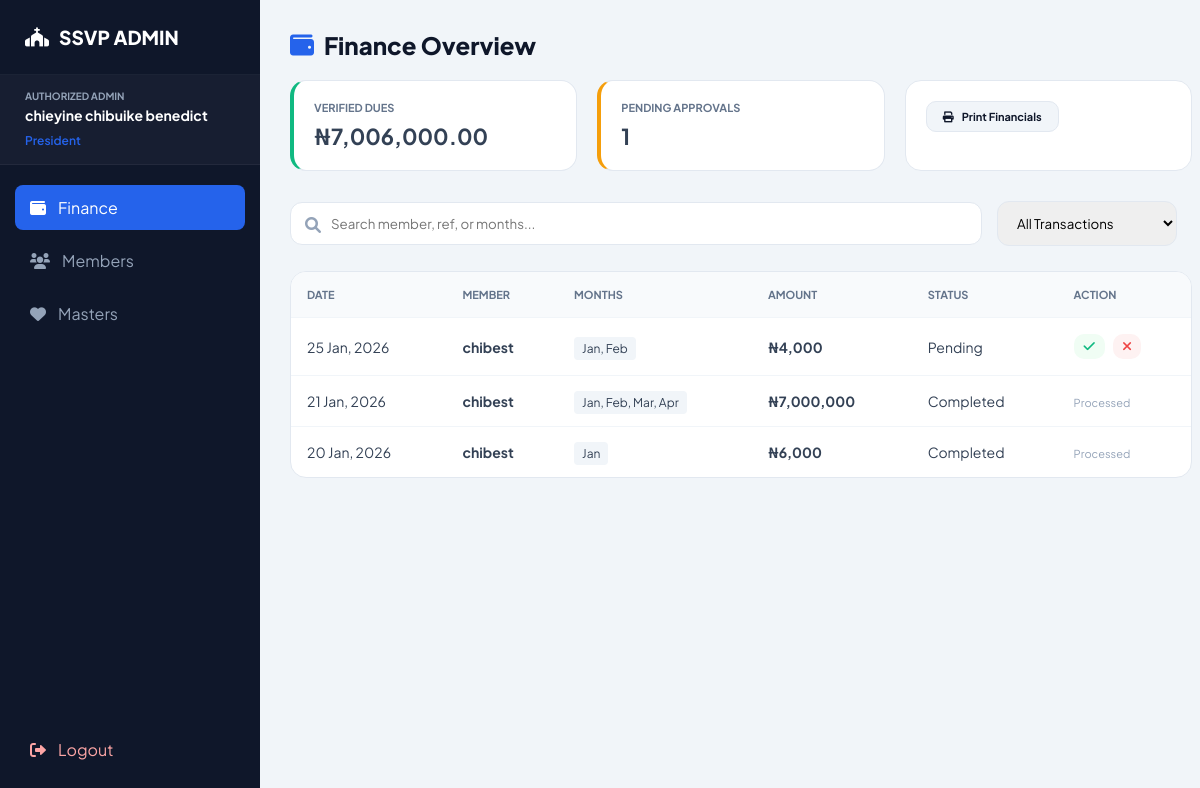
Screenshot of /admin/dashboard (signed in) with the database file from the repository.
### app.py (models this page shows)
class Admin(db.Model):
    __tablename__ = 'admins'
    id = db.Column(db.Integer, primary_key=True)
    fullname = db.Column(db.String(100), nullable=False)
    email = db.Column(db.String(120), unique=True, nullable=False)
    position = db.Column(db.String(50), nullable=False)
    phone = db.Column(db.String(20), nullable=False)
    birthday = db.Column(db.String(20), nullable=False)
    relationship_status = db.Column(db.String(30), nullable=False)
    address = db.Column(db.String(200), nullable=False)
    state = db.Column(db.String(50), nullable=False)
    lga = db.Column(db.String(50), nullable=False)
    password = db.Column(db.String(200), nullable=False)

class Payment(db.Model):
    __tablename__ = 'payments'
    id = db.Column(db.Integer, primary_key=True)
    member_id = db.Column(db.Integer, db.ForeignKey('members.id'), nullable=False)
    amount = db.Column(db.Float, nullable=False)
    months_paid = db.Column(db.String(200), nullable=False)
    payment_date = db.Column(db.String(20), nullable=False)
    reference = db.Column(db.String(100), nullable=False)
    receipt_filename = db.Column(db.String(255), nullable=True) # New column
    status = db.Column(db.String(20), default="Pending")

class Member(db.Model):
    __tablename__ = 'members'
    id = db.Column(db.Integer, primary_key=True)
    fullname = db.Column(db.String(100), nullable=False)
    email = db.Column(db.String(120), unique=True, nullable=False)
    phone = db.Column(db.String(20), nullable=False)
    password = db.Column(db.String(200), nullable=False)
    payments = db.relationship('Payment', backref='member', cascade="all, delete-orphan", lazy=True)

### app.py (the view)
@app.route('/admin/dashboard')
@admin_required
def admin_dashboard():
    current_admin = db.session.get(Admin, session['admin_id'])
    all_members = Member.query.all()
    all_payments = Payment.query.order_by(Payment.id.desc()).all()
    all_masters = Master.query.order_by(Master.id.desc()).all()
    total_collected = db.session.query(func.sum(Payment.amount))\
        .filter(Payment.status == 'Completed').scalar() or 0
    pending_count = Payment.query.filter_by(status='Pending').count()
    masters_count = Master.query.count()
    return render_template(
        'admindashboard.html',
        admin=current_admin,
        members=all_members,
        payments=all_payments,
        masters=all_masters,
        total_collected=total_collected,
        pending_count=pending_count,
        masters_count=masters_count
    )

### app.py (called while the page is built)
def admin_required(f):
    @wraps(f)
    def decorated_function(*args, **kwargs):
        if not session.get('is_admin'):
            flash('Unauthorized Access. Admins Only.', 'error')
            return redirect(url_for('admin_login_page'))
        return f(*args, **kwargs)
    return decorated_function

### templates/admindashboard.html (shortened to what this page needs)
<!DOCTYPE html>
<html lang="en">
<head>
    <link href="https://cdnjs.cloudflare.com/ajax/libs/font-awesome/6.0.0/css/all.min.css" rel="stylesheet">
</head>
<body>
    <aside class="sidebar" id="sidebar">
        <div class="sidebar-brand">
            <i class="fas fa-church"></i> <span>SSVP ADMIN</span>
        </div>
        <div class="admin-profile-card">
            <p>Authorized Admin</p>
            <h4>{{ admin.fullname }}</h4>
            <span style="color: var(--primary); font-size: 12px; font-weight: 600;">{{ admin.position|capitalize }}</span>
        </div>
        <ul class="nav-links">
            <a href="javascript:void(0)" onclick="showSection('finance')" class="nav-item active" id="nav-finance"><i class="fas fa-wallet"></i> <span>Finance</span></a>
            <a href="javascript:void(0)" onclick="showSection('members')" class="nav-item" id="nav-members"><i class="fas fa-users"></i> <span>Members</span></a>
            <a href="javascript:void(0)" onclick="showSection('masters')" class="nav-item" id="nav-masters"><i class="fas fa-heart"></i> <span>Masters</span></a>
        </ul>
        <div style="padding: 20px 15px;">
            <a href="{{ url_for('admin_logout') }}" class="nav-item" style="color: #fca5a5;">
                <i class="fas fa-sign-out-alt"></i> <span>Logout</span>
            </a>
        </div>
    </aside>
    <div class="main-wrapper">
        <main class="main-content">
            <section id="finance-section">
                <div class="section-title">
                    <i class="fas fa-wallet" style="color: var(--primary);"></i> Finance Overview
                </div>
                <div class="summary-grid">
                    <div class="stat-card" style="border-left: 4px solid var(--success);">
                        <p style="font-size: 11px; color: #64748b; font-weight: 700; text-transform: uppercase;">Verified Dues</p>
                        <h2 style="font-size: 22px; margin-top: 8px;">₦{{ "{:,.2f}".format(total_collected|default(0)) }}</h2>
                    </div>
                    <div class="stat-card" style="border-left: 4px solid var(--warning);">
                        <p style="font-size: 11px; color: #64748b; font-weight: 700; text-transform: uppercase;">Pending Approvals</p>
                        <h2 style="font-size: 22px; margin-top: 8px;">{{ pending_count|default(0) }}</h2>
                    </div>
                    <div class="stat-card">
                        <button class="btn btn-view" onclick="printTable('financeTable', 'Financial Report')"><i class="fas fa-print"></i> Print Financials</button>
                    </div>
                </div>
                <div class="search-container">
                    <div style="position: relative;">
                        <i class="fas fa-search" style="position: absolute; left: 15px; top: 15px; color: #94a3b8;"></i>
                        <input type="text" id="financeSearch" class="search-input" onkeyup="filterFinance()" placeholder="Search member, ref, or months...">
                    </div>
                    <select id="financeStatusFilter" class="search-input" onchange="filterFinance()" style="padding-left: 15px; width: 180px;">
                        <option value="All">All Transactions</option>
                    </select>
                </div>
                <div class="table-wrap">
                    <table id="financeTable">
                        <thead>
                            <tr>
                                <th>Date</th>
                                <th>Member</th>
                                <th>Months</th>
                                <th>Amount</th>
                                <th>Status</th>
                                <th>Action</th>
                            </tr>
                        </thead>
                        <tbody id="financeTableBody">
                            {% for p in payments %}
                            <tr class="finance-row" data-status="{{ p.status }}">
                                <td>{{ p.payment_date }}</td>
                                <td><strong class="f-member">{{ p.member.fullname }}</strong></td>
                                <td><span class="f-months" style="background: #f1f5f9; padding: 4px 8px; border-radius: 4px; font-size: 12px;">{{ p.months_paid }}</span></td>
                                <td style="font-weight: 700;">₦{{ "{:,.0f}".format(p.amount) }}</td>
                                <td>{{ p.status }}</td>
                                <td>
                                    {% if p.status == 'Pending' %}
                                    <div style="display: flex; gap: 8px;">
                                        <a href="{{ url_for('verify_payment', payment_id=p.id, action='approve') }}" class="btn btn-success" style="padding: 6px 10px;"><i class="fas fa-check"></i></a>
                                        <a href="{{ url_for('verify_payment', payment_id=p.id, action='decline') }}" class="btn btn-danger" style="padding: 6px 10px;"><i class="fas fa-times"></i></a>
                                    </div>
                                    {% else %}
                                    <span style="color: #94a3b8; font-size: 11px;">Processed</span>
                                    {% endif %}
                                </td>
                            </tr>
                            {% endfor %}
                        </tbody>
                    </table>
                </div>
            </section>
        </main>
    </div>
</body>
</html>

### templates/admindashboard.html (style rules this page uses)
:root { --primary: #2563eb; --navy: #0f172a; --danger: #ef4444; --success: #10b981; --warning: #f59e0b; --sidebar-width: 260px; --transition: all 0.3s cubic-bezier(0.4, 0, 0.2, 1); }
* { margin: 0; padding: 0; box-sizing: border-box; font-family: 'Plus Jakarta Sans', sans-serif; }
body { background: #f1f5f9; display: flex; min-height: 100vh; overflow-x: hidden; color: #334155; }
.sidebar { width: var(--sidebar-width); background: var(--navy); color: white; position: fixed; height: 100vh; z-index: 1002; transition: var(--transition); display: flex; flex-direction: column; }
.sidebar-brand { padding: 25px; font-weight: 800; font-size: 1.2rem; display: flex; align-items: center; gap: 10px; border-bottom: 1px solid rgba(255,255,255,0.05); }
.admin-profile-card { padding: 15px 25px; border-bottom: 1px solid rgba(255,255,255,0.05); background: rgba(255,255,255,0.03); }
.admin-profile-card p { font-size: 10px; color: #94a3b8; text-transform: uppercase; font-weight: 700; }
.admin-profile-card h4 { font-size: 14px; margin: 4px 0; color: white; }
.nav-links { list-style: none; padding: 20px 15px; flex-grow: 1; }
.nav-item { padding: 12px 15px; display: flex; align-items: center; gap: 12px; color: #94a3b8; cursor: pointer; border-radius: 8px; margin-bottom: 8px; transition: 0.2s; text-decoration: none; }
.nav-item:hover, .nav-item.active { background: #1e293b; color: white; }
.nav-item.active { background: var(--primary); color: white; }
.main-wrapper { flex: 1; margin-left: var(--sidebar-width); width: 100%; transition: var(--transition); }
.main-content { padding: 30px; max-width: 1400px; margin: 0 auto; }
.summary-grid { display: grid; grid-template-columns: repeat(auto-fit, minmax(240px, 1fr)); gap: 20px; margin-bottom: 30px; }
.stat-card { background: white; padding: 20px; border-radius: 16px; border: 1px solid #e2e8f0; }
.table-wrap { background: white; border-radius: 16px; border: 1px solid #e2e8f0; overflow-x: auto; margin-bottom: 40px; }
table { width: 100%; border-collapse: collapse; min-width: 900px; }
th { text-align: left; padding: 16px; font-size: 11px; color: #64748b; background: #f8fafc; text-transform: uppercase; font-weight: 700; }
td { padding: 16px; font-size: 14px; border-top: 1px solid #f1f5f9; }
.btn { padding: 8px 16px; border-radius: 10px; border: none; cursor: pointer; font-weight: 700; font-size: 13px; display: inline-flex; align-items: center; gap: 8px; transition: 0.2s; text-decoration: none; }
.btn-danger { background: #fef2f2; color: var(--danger); }
.btn-success { background: #f0fdf4; color: var(--success); }
.btn-view { background: #f1f5f9; color: var(--navy); border: 1px solid #e2e8f0; font-size: 11px; }
.search-container { display: grid; grid-template-columns: 1fr auto auto; gap: 15px; margin-bottom: 25px; align-items: center; }
.search-input { width: 100%; padding: 12px 15px 12px 40px; border: 1px solid #e2e8f0; border-radius: 12px; outline: none; transition: 0.2s; }
.section-title { font-size: 1.5rem; font-weight: 800; color: var(--navy); margin-bottom: 20px; display: flex; align-items: center; gap: 10px; }

### rows the page displays
Admin: fullname "chieyine chibuike benedict", position "President"
Payment: payment_date "25 Jan, 2026", member.fullname "chibest", months_paid "Jan, Feb", amount "4,000", status "Pending"
Payment: payment_date "21 Jan, 2026", member.fullname "chibest", months_paid "Jan, Feb, Mar, Apr", amount "7,000,000", status "Completed", shows "Processed"
Payment: payment_date "20 Jan, 2026", member.fullname "chibest", months_paid "Jan", amount "6,000", status "Completed", shows "Processed"

### other values shown
{{ "{:,.2f}".format(total_collected|default(0)) }} "7,006,000.00"
{{ pending_count|default(0) }} "1"
